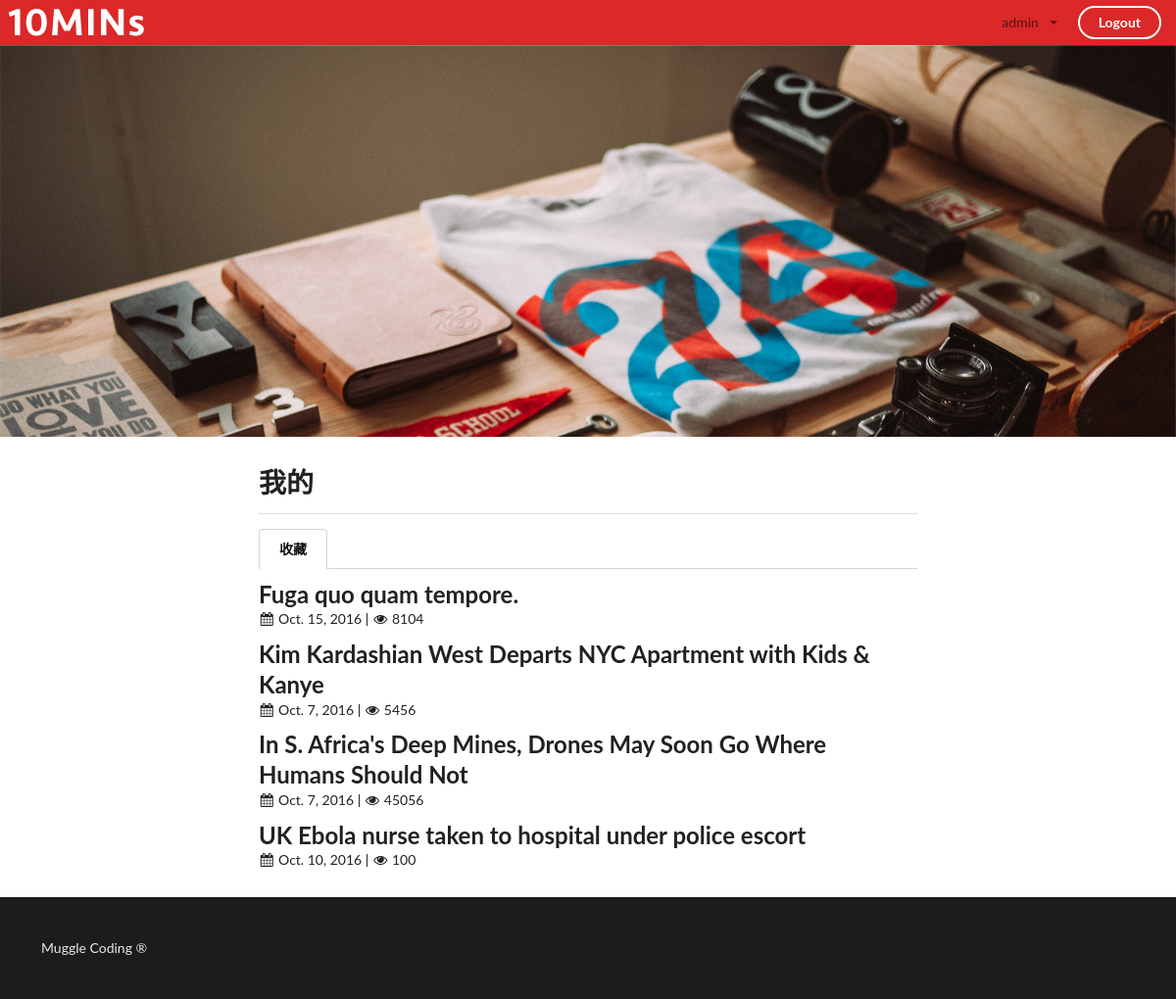
The page /my/ (signed in) on the database its author committed.
### app/models.py (models this page shows, shortened)
class Article(models.Model):
    id = models.AutoField(primary_key=True)
    header = models.CharField(null=True, blank=True, max_length=500)
    img = models.FileField(upload_to='art_img', null=True)
    content = models.TextField(null=True, blank=True)
    put_time = models.DateField(auto_now=True)
    CHOICES = (
        ('tech', 'Tech'),
        ('life', 'Life'),
    )
    tag = models.CharField(blank=True, max_length=5, choices=CHOICES)
    click_rate = models.PositiveIntegerField(default=0)
    collector = models.ManyToManyField(to=UserProfile, related_name='collections')

### app/views.py (the view)
# urls.py: url(r'^my/$', my, name='my'),
def my(request):
    context = {}
    context['articles'] = request.user.profile.collections.all()
    return render(request, 'my.html', context)

### app/templates/my.html (shortened to what this page needs)
{% extends 'l7h2.html' %}
{% load staticfiles %}
{% block content %}
    <div class="ui basic segment content">
        <h1>我的</h1>
        <div class="ui divider"></div>
        <div class="ui tabular menu">
            <div class="item active" data-tab="tab1">收藏</div>
        </div>
        <div class="ui tab active" data-tab="tab1">
            {% for article in articles %}
                <a href="{% url 'detail' article.id '' %}">
                    <h2 class="ui header">{{ article.header }}</h2>
                </a>
                <p class="sub header">
                    <i class="ui calendar icon"></i>{{ article.put_time }} |
                    <i class="ui unhide icon"></i>{{ article.click_rate }}
                </p>
            {% endfor %}
        </div>
    </div>
{% endblock %}

### app/templates/l7h2.html (shortened to what this page needs)
<!DOCTYPE html>
{% load staticfiles %}
{% load range %}
{% load yesno_tag %}
{% load what_tag %}
<html>
    <head>
        {% block css %}
            <link rel="stylesheet" href="{% static 'l7h2.css' %}" media="screen" title="no title">
        {% endblock %}
        <link rel="stylesheet" href="{% static 'css/semantic.css' %}" media="screen" title="no title" charset="utf-8">
        <link rel="stylesheet" href="{% static 'base.css' %}" media="screen" title="no title">
    </head>
    <body>
        <div class="ui basic vertical inverted red segment masthead">
            <div class="ui text menu masthead">
                <div class="ui image masthead">
                    <a href="{% url 'index' '' '' %}"><img src="{% static 'images/tenlogo.png' %}" alt=""/></a>
                </div>
                <div class="right menu">
                    {% if request.user.is_authenticated %}
                        <div class="item">
                            <div class="ui dropdown right item">
                                {{ request.user.username }}
                                <i class="dropdown icon"></i>
                            </div>
                        </div>
                        <div class="item">
                            <a href="{% url 'index_logout' %}" class="ui inverted circular button">Logout</a>
                        </div>
                    {% else %}
                        <div class="ui item">
                            <p>你还没有登录,
                                <a href="{% url 'login' %}">点击登录</a>
                            </p>
                        </div>
                    {% endif %}
                </div>
            </div>
        </div>
        <div class="ui vertical basic segment banner"></div>
        {% block content %}{% endblock %}
        <div class="ui vertical very padded inverted segment">
            Muggle Coding ®
        </div>
    </body>
</html>

### app/static/base.css (style rules this page uses)
.ui.text.menu.masthead { padding: 0 0 0 0; margin-top: 0; margin-bottom: 0; }
.ui.basic.vertical.inverted.red.segment.masthead { padding-top: 3px; padding-bottom: 3px; padding-left: 15px; padding-right: 15px; }
.ui.image.masthead { position: absolute; top: 50%; transform: translate(0,-50%); }
.ui.vertical.basic.segment.banner { background: url('images/detail.jpg'); background-size: cover; height: 400px; }
.ui.basic.segment.content { width: 700px; margin-left: auto; margin-right: auto; }

### rows shown on the page
Article: header "Fuga quo quam tempore.", put_time "Oct. 15, 2016", click_rate "8104"
Article: header "Kim Kardashian West Departs NYC Apartment with Kids & Kanye", put_time "Oct. 7, 2016", click_rate "5456"
Article: header "In S. Africa's Deep Mines, Drones May Soon Go Where Humans Should Not", put_time "Oct. 7, 2016", click_rate "45056"
Article: header "UK Ebola nurse taken to hospital under police escort", put_time "Oct. 10, 2016", click_rate "100"

### other values the page prints
{{ request.user.username }} "admin"
